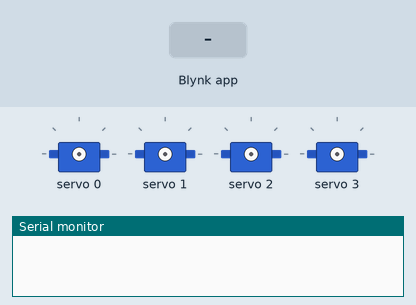
Simulated run of this sketch. Board: ESP8266 (NodeMCU). Shown: 4 × servo, the last lines printed to the serial monitor. Inputs (shaded band) come from the test bench. WiFi joins after 1.5 s; servers stay silent unless stated.

Above: at 3.0 s.
3.1 s: Blynk app writes 200 to V0
At 4.09 s:
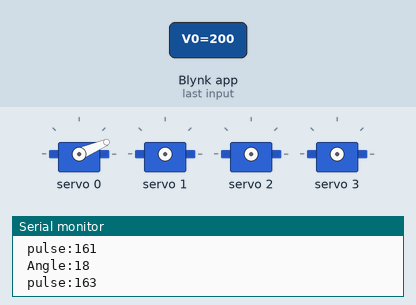
6.1 s: Blynk app writes 1 to V2
8.9 s: Blynk app writes 200 to V2
At 9.06 s:
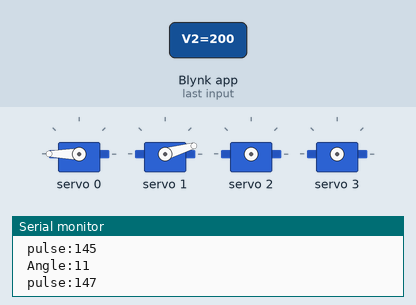
11.9 s: Blynk app writes 200 to V4
At 13.46 s:
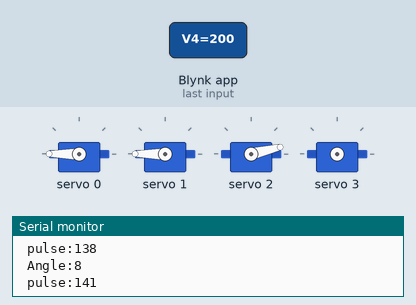
14.9 s: Blynk app writes 1 to V6
17.9 s: Blynk app writes 200 to V6
At 21.66 s:
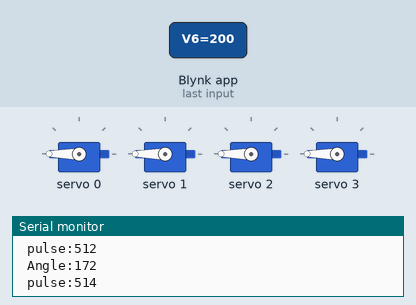
Timing chart, 0 to 21.9 s (numbered marks = the images above; inputs shaded):
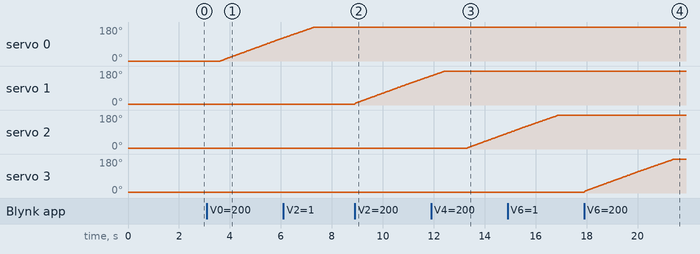

The sketch:

servo_robot_arm.ino
```cpp
#include <Adafruit_PWMServoDriver.h>
#include <Wire.h>

#define BLYNK_TEMPLATE_ID "TMPL3FHDCFeml"
#define BLYNK_TEMPLATE_NAME "Servo Control"
#define BLYNK_AUTH_TOKEN "JzzuJvHyy6FcLlF6SmXRZS2pL-BNRvnb"

#define BLYNK_PRINT Serial
#include <ESP8266WiFi.h>
#include <BlynkSimpleEsp8266.h>

#define hardmin 600
#define hardmax 2600

Adafruit_PWMServoDriver driver = Adafruit_PWMServoDriver(0x40);

char ssid[] = "****"; // Change your Wifi/ Hotspot Name
char pass[] = "****"; // Change your Wifi/ Hotspot Password

int s00, s11, s22, s33, s44 = 0;

int angleToPulse(int angle){
  int digit = map(angle,0,180,hardmin,hardmax);       // degree to digital
  int pulse = int(float(digit)/1000000*50*4096);      // pulse in accordance to servo
  Serial.print("\n Angle:");Serial.print(angle);
  Serial.print("\n pulse:");Serial.print(pulse);
  return pulse;
}

BLYNK_WRITE(V0)
{
  int s0 = param.asInt();                   //input received from blynk interface
  Blynk.virtualWrite(V1, s0);
  if(s00 < s0){                             //if prev < current increase angle
    while(s00 < s0){
      driver.setPWM(0, 0, angleToPulse(s00-30));  //changes angle by 1 degree at a time
      delay(1);
      s00++;
    }
  }
  else{                                     //if prev > current decrease angle
    while(s00 > s0){
      driver.setPWM(0, 0, angleToPulse(s00-30));
      delay(1);
      s00--;
    }
  }
}

BLYNK_WRITE(V2)
{
  int s1 = param.asInt();
  Blynk.virtualWrite(V3, s1);                   //input received from blynk interface
  if(s11 < s1){                             //if prev < current increase angle
    while(s11 < s1){
      driver.setPWM(1, 0, angleToPulse(s11));  //changes angle by 1 degree at a time
      delay(1);
      s11++;
    }
  }
  else{                                     //if prev > current decrease angle
    while(s11 > s1){
      driver.setPWM(1, 0, angleToPulse(s11));
      delay(1);
      s11--;
    }
  }
}

BLYNK_WRITE(V4)
{
  int s2 = param.asInt();
  Blynk.virtualWrite(V5, s2);                   //input received from blynk interface
  if(s22 < s2){                             //if prev < current increase angle
    while(s22 < s2){
      driver.setPWM(2, 0, angleToPulse(s22));  //changes angle by 1 degree at a time
      delay(1);
      s22++;
    }
  }
  else{                                     //if prev > current decrease angle
    while(s22 > s2){
      driver.setPWM(2, 0, angleToPulse(s22));
      delay(1);
      s22--;
    }
  }
}
BLYNK_WRITE(V6)
{
  int s3 = param.asInt();
  Blynk.virtualWrite(V7, s3);                   //input received from blynk interface
  if(s33 < s3){                             //if prev < current increase angle
    while(s33 < s3){
      driver.setPWM(3, 0, angleToPulse(s33));  //changes angle by 1 degree at a time
      delay(1);
      s33++;
    }
  }
  else{                                     //if prev > current decrease angle
    while(s33 > s3){
      driver.setPWM(3, 0, angleToPulse(s33));
      delay(1);
      s33--;
    }
  }
}
BLYNK_WRITE(V8)
{
  int s4 = param.asInt();
  Blynk.virtualWrite(V9, s4);                   //input received from blynk interface
  if(s44 < s4){                             //if prev < current increase angle
    while(s44 < s4){
      driver.setPWM(4, 0, angleToPulse(s44));  //changes angle by 1 degree at a time
      delay(1);
      s44++;
    }
  }
  else{                                     //if prev > current decrease angle
    while(s44 > s4){
      driver.setPWM(4, 0, angleToPulse(s44));
      delay(1);
      s44--;
    }
  }
}

void setup()
{
  Serial.begin(9600);
  driver.begin();
  driver.setPWMFreq(50);

  Blynk.begin(BLYNK_AUTH_TOKEN, ssid, pass);//Splash screen delay
}

void loop()
{
  Blynk.run();

}
```

Measured:
- after the input at 3.1 s, servo 0: moves from 0° to 122° over 2.5 s, starting after 0.53 s
- after the input at 8.9 s, servo 1: moves from 5° to 154° over 3.0 s, starting at once
- after the input at 11.9 s, servo 2: moves from 5° to 84° over 1.6 s, starting after 1.4 s
- after the input at 17.9 s, servo 3: moves from 5° to 180° over 3.5 s, starting at once
